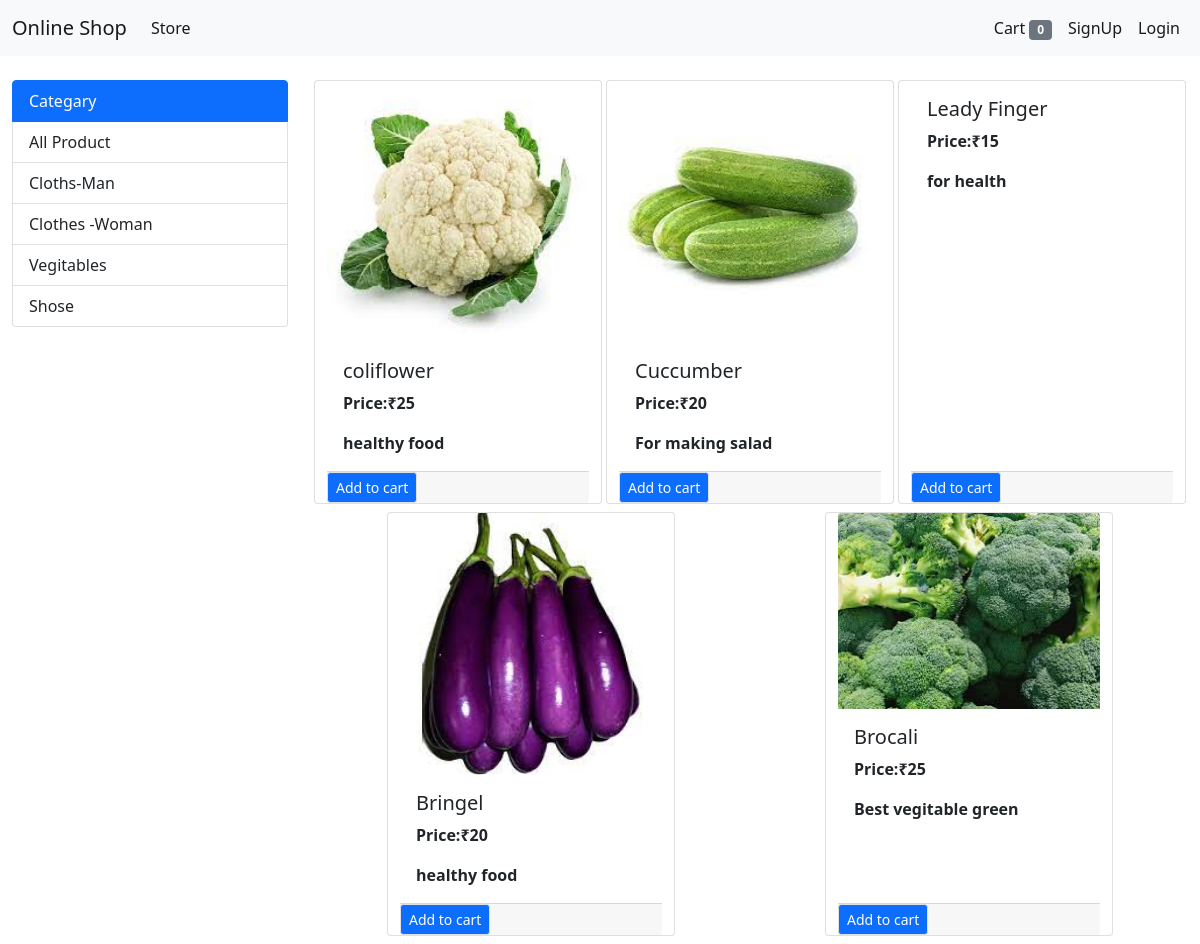
Screenshot of /?category=3 with the database file from the repository.
### store/models/category.py (models this page shows, shortened)
class Cetegory(models.Model):
    name=models.CharField(max_length=50)
    @staticmethod
    def get_all_catagary():
        item=Cetegory.objects.all()
        return item

### store/models/product.py (models this page shows, shortened)
class Product(models.Model):
    name=models.CharField(max_length=50,default='')
    price=models.IntegerField(default=0)
    category=models.ForeignKey(Cetegory,on_delete=models.CASCADE,null=True)
    description=models.CharField(max_length=200,default='',null=True,blank=True)
    image=models.ImageField(upload_to='Uploaded/products/')
    @staticmethod
    def get_catagary_id(category_id):
        if category_id:
            return Product.objects.filter(category=category_id)
        else:
            return Product.Show_product_value()

### store/views/home.py (the view, shortened to what this page needs)
# urls.py: path('',views.home.Index.as_view(),name='homepage' ),
class Index(View):
    def get(self,request):
        cart=request.session.get('cart')
        if not cart:
            request.session['cart']={}
        products=None
        items=Cetegory.get_all_catagary()
        categoryID=request.GET.get('category')
        print(categoryID)
        if categoryID:
             products=Product.get_catagary_id(categoryID)
        else:
            products=Product.Show_product_value()
        data={}
        data['products']=products
        data['items']=items
        print("you are" ,request.session.get('email'))
        return render(request,'index.html',data)

### store/templatetags/cart.py (called while the page is built)
@register.filter(name='is_in_cart')
def is_in_cart(product,cart):
     keys=cart.keys()
     for id in keys:
         a=int(id)
         print("type of a is= ",a)
         print("type of id is= ",product.id)
         if a==product.id:
             return True
     return False

### store/templatetags/custom_filter.py (called while the page is built)
@register.filter(name='currency')
def currency(number):
    return "₹"+str(number)

### store/templates/index.html (shortened to what this page needs)
{%extends 'base.html'%}
{%block body_block%}
{%load cart%}
{%load custom_filter%}
<div class="container-fluid mt-4" >
  <div class="row">
    <div class="col-lg-3 mx-auto">
        <div class="list-group">
         <a href="" class="list-group-item list-group-item-action active">Categary</a>
         <a href="/?category={{it.id }}" class="list-group-item list-group-item-action ">All Product {{it.name}}</a>
         {%for it in items%}
         <a href="/?category={{it.id }}" class="list-group-item list-group-item-action ">{{it.name}}</a>
         {%endfor%}
        </div>
      </div>
    <div id="product" class="col-lg-9 ms-auto mx-auto " >
  <div class="row mx-auto">
    {%for pro in products%}
    <div class="card mx-auto mb-2" id={{pro.id}} style="width: 18rem;">
    <img src={{pro.image.url}} class="card-img-top" alt="">
    <div class="card-body">
      <h5 class="card-title">{{pro.name}}</h5>
      <p class="card-text"><b>Price:{{pro.price|currency}}</b></p>
      <p class="card-text"><b>{{pro.description}}</b></p>
    </div>
    <div class="card-footer p-0  no-gutters">
      {%if pro|is_in_cart:request.session.cart %}
      <div class="row no gutters">
        <form action="/#{{pro.id}}" method='post' class="col-2 " >
          {%csrf_token%}
          <input  hidden type="text"  name="product" value={{pro.id}}>
          <input hidden type="text"  name="remove" value="True">
          <input type="submit" class="btn btn-block btn-secondary " value="-">
          </form>
      <div class="text-center col ">{{pro|cart_quantity:request.session.cart}}</div>
      <form action="/#{{pro.id}}" method='post' class="col-2 " >
        {%csrf_token%}
        <input  hidden type="text"  name="product" value={{pro.id}}>
        <input type="submit" class="btn btn-block btn-secondary " value="+">
        </form>
     </div>
        {%else%}
        <form action="/#{{pro.id}}" method='post' >
          <input type="submit" class="float-right btn btn-primary border btn-sm " value="Add to cart">
          </form>
          {%endif%}
    </div>
    </div>
    {%endfor%}
    </div>
    </div>
    </div>
</div>
{%endblock%}

### rows the page displays
Cetegory: name "Cloths-Man"
Cetegory: name "Clothes -Woman"
Cetegory: name "Vegitables"
Cetegory: name "Shose"
Product: image (picture), name "coliflower", price "₹25", description "healthy food"
Product: image (picture), name "Cuccumber", price "₹20", description "For making salad"
Product: name "Leady Finger", price "₹15", description "for health"
Product: image (picture), name "Bringel", price "₹20", description "healthy food"
Product: image (picture), name "Brocali", price "₹25", description "Best vegitable green"

### other values shown
{{ request.session.cart.keys|length }} "0"
